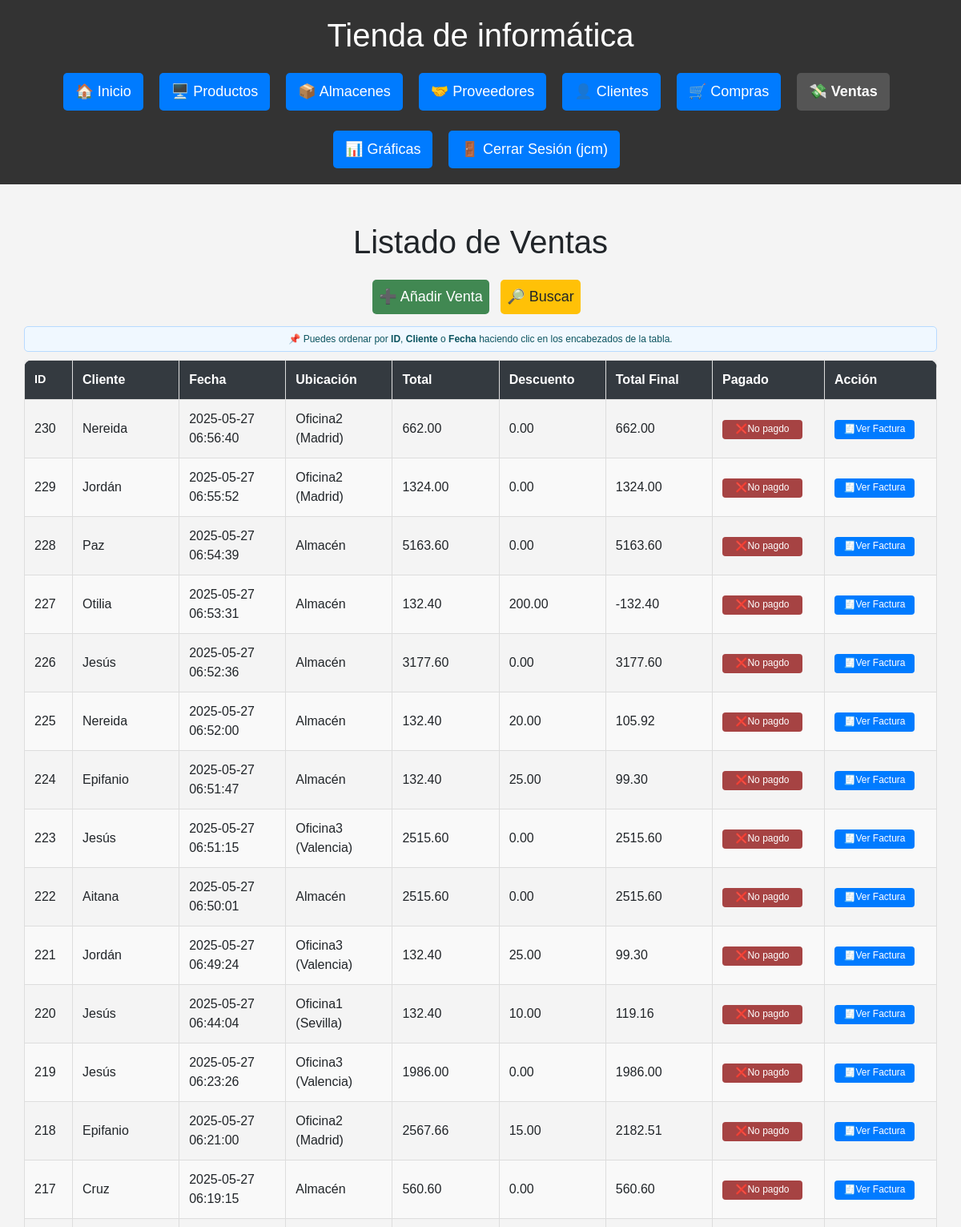
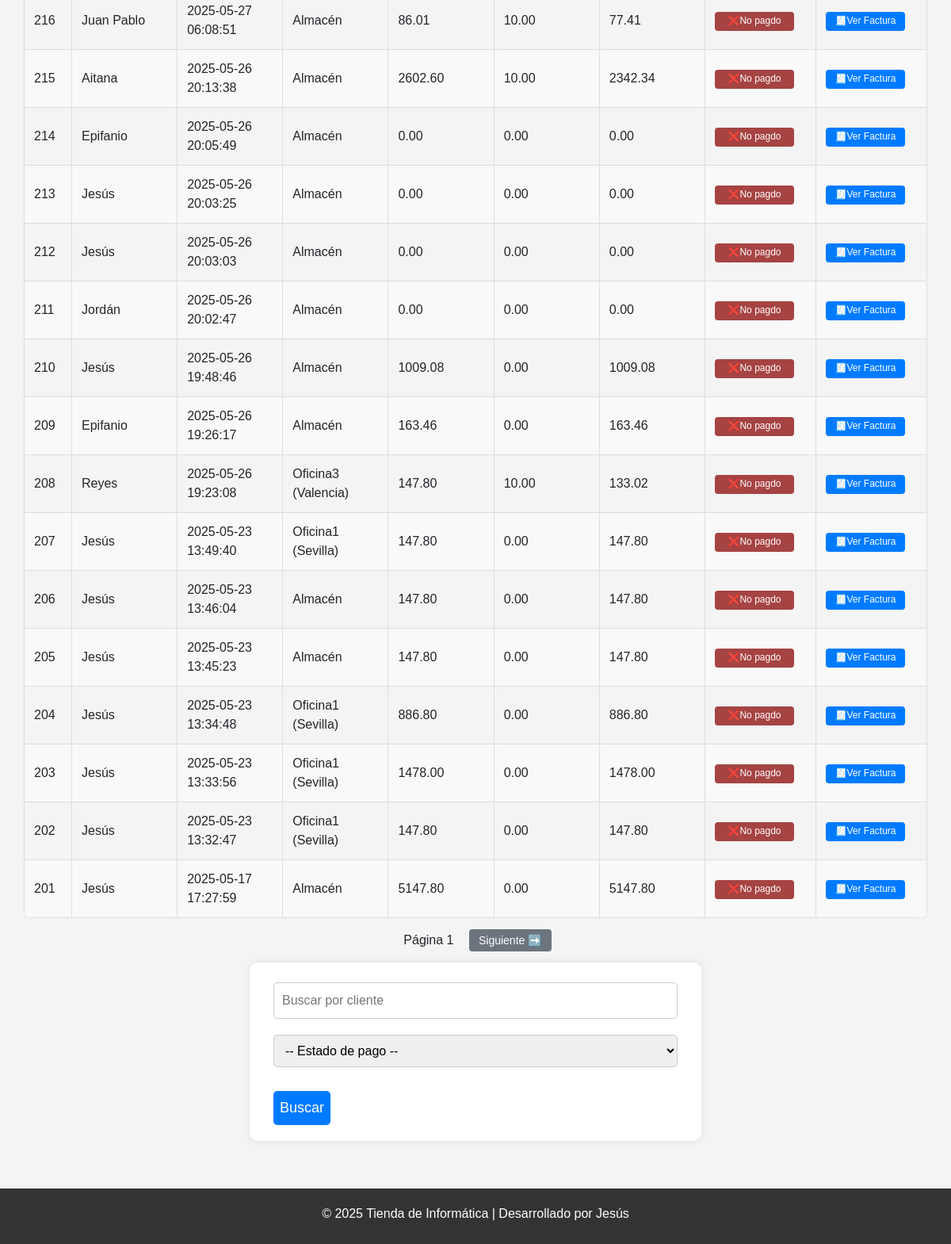
Page /ventas (signed in) on the earlier database version (2 pictures, top to bottom).
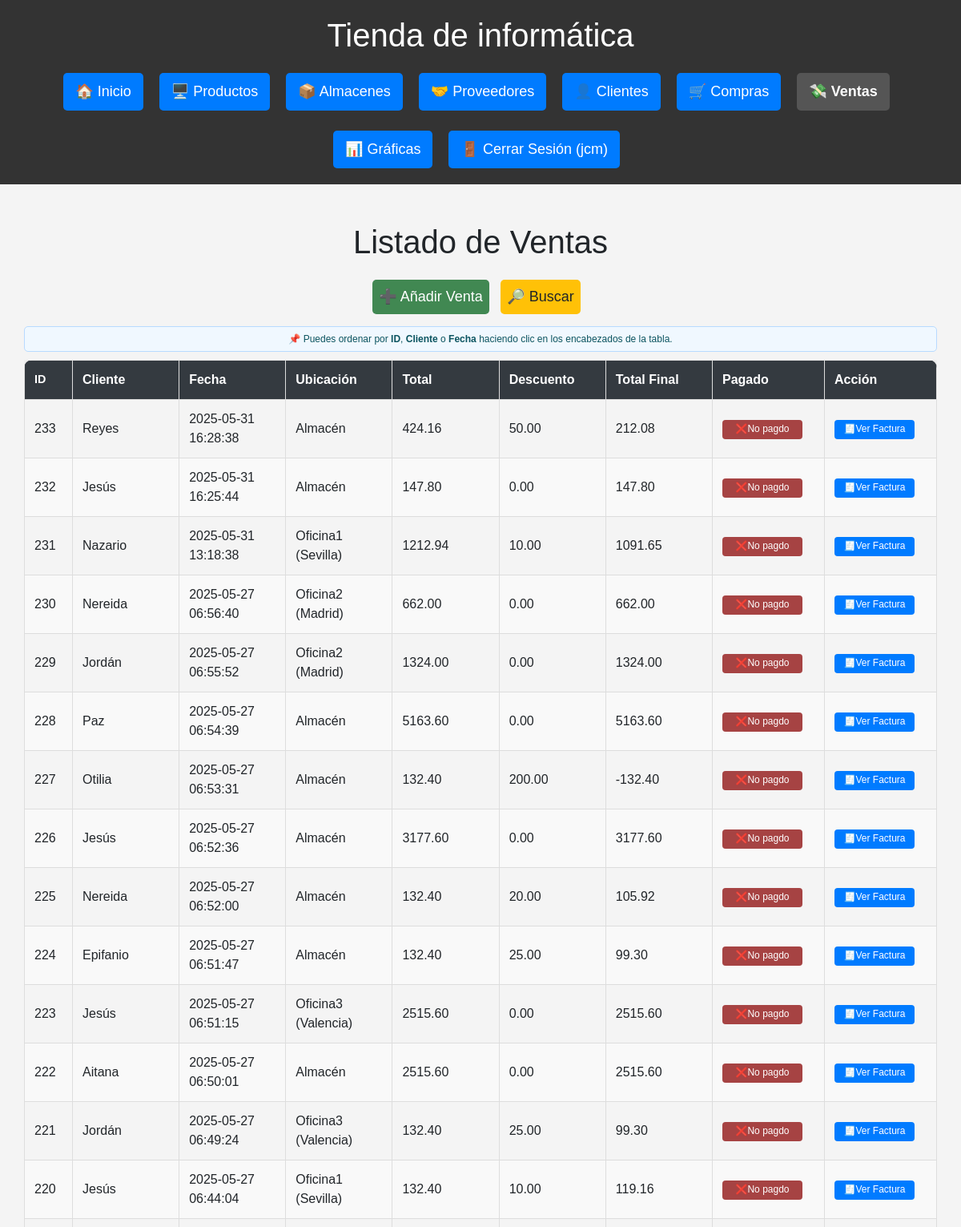
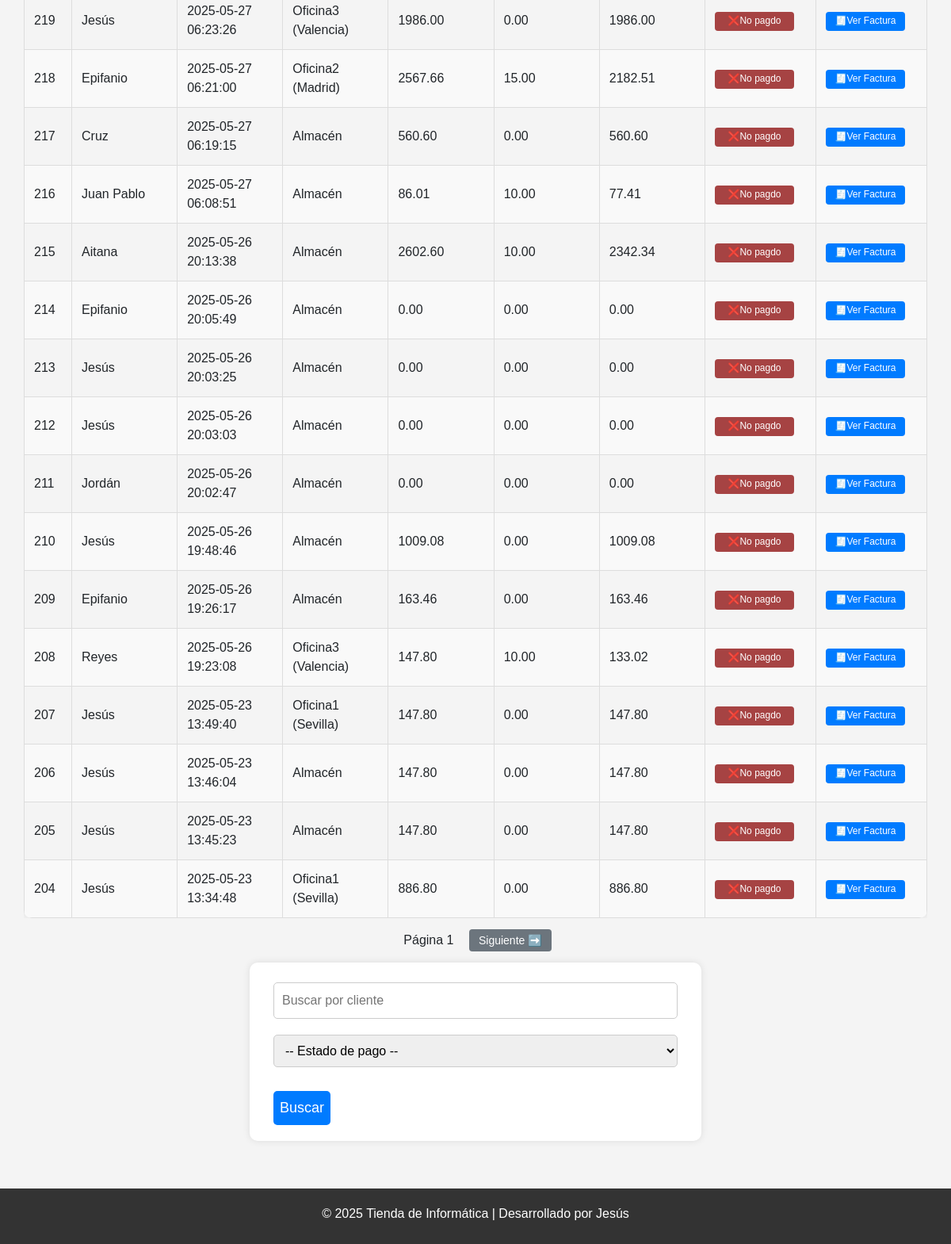
Same page on the later database version (2 pictures, top to bottom).
### db.py (models this page shows)
class Venta(Base):
    __tablename__ = "Venta"
    id = Column(Integer, primary_key=True)
    cliente_id = Column(Integer, ForeignKey("Cliente.id"), nullable=False)
    ubicacion_id = Column(Integer, ForeignKey("Ubicacion.id"))  # NUEVO
    fecha = Column(DateTime, default=func.now())
    total = Column(Numeric(10, 2), nullable=False)
    descuento = Column(Numeric(10, 2), default=Decimal('0.00'))
    total_final = Column(Numeric(10, 2), nullable=False)
    pagado = Column(Boolean, default=False)
    cliente = relationship("Cliente", back_populates="ventas")
    detalles = relationship("DetalleVenta", back_populates="venta")
    ubicacion = relationship("Ubicacion")  # NUEVO

class Cliente(Base):
    __tablename__ = "Cliente"
    id = Column(Integer, primary_key=True)
    nombre = Column(String(150), unique=True, nullable=False)
    contacto = Column(String(150))
    telefono = Column(String(20))
    email = Column(String(150), unique=True)
    dni = Column(String(20), unique=True, nullable=False)
    direccion = Column(String(200))
    ventas = relationship("Venta", back_populates="cliente")

class Ubicacion(Base):
    __tablename__ = "Ubicacion"
    id = Column(Integer, primary_key=True)
    nombre = Column(String(100), unique=True, nullable=False)

### routes/ventas.py (the view)
@ventas_bp.route("/ventas")
@login_required
def ventas():
    cliente = request.args.get("cliente")
    pagado = request.args.get("pagado")
    pagina = int(request.args.get("pagina", 1))
    orden = request.args.get("orden", "id")
    direccion = request.args.get("direccion", "desc")
    por_pagina = 30
    query = sesion.query(Venta).join(Cliente)
    if cliente:
        query = query.filter(Cliente.nombre.ilike(f"%{cliente}%"))
    if pagado in ["0", "1"]:
        query = query.filter(Venta.pagado == bool(int(pagado)))
    def aplicar_orden(campo):
        return campo.desc() if direccion == "desc" else campo.asc()
    if orden == "cliente":
        query = query.order_by(aplicar_orden(Cliente.nombre))
    elif orden == "fecha":
        query = query.order_by(aplicar_orden(Venta.fecha))
    else:
        query = query.order_by(aplicar_orden(Venta.id))
    total_ventas = query.count()
    ventas = query.offset((pagina - 1) * por_pagina).limit(por_pagina).all()
    hay_anterior = pagina > 1
    hay_siguiente = (pagina * por_pagina) < total_ventas
    return render_template("ventas/ventas.html",
        ventas=ventas,
        pagina=pagina,
        hay_anterior=hay_anterior,
        hay_siguiente=hay_siguiente,
        cliente=cliente,
        pagado=pagado,
        orden=orden,
        direccion=direccion
    )

### db.py (called while the page is built)
def login_required(f):
    @wraps(f)
    def decorated_function(*args, **kwargs):
        if 'usuario' not in session:
            flash('Por favor, inicie sesión para acceder a esta página.', 'error')
            return redirect(url_for('login'))
        return f(*args, **kwargs)
    return decorated_function

### templates/ventas/ventas.html (shortened to what this page needs)
{% extends "base.html" %}
{% block content %}
<div class="container mt-4">
    <h1>Listado de Ventas</h1>
    <a href="{{ url_for('ventas.nueva_venta') }}" class="btn btn-add">➕ Añadir Venta</a>
    <a href="#form-busqueda" class="btn btn-add btn-search">🔎 Buscar</a>
    <div class="alerta-orden">
      📌 Puedes ordenar por <strong>ID</strong>, <strong>Cliente</strong> o <strong>Fecha</strong> haciendo clic en los encabezados de la tabla.
    </div>
    <div class="tabla-responive">
        <table class="tabla-estilizada">
            {% set nueva_direccion = 'desc' if direccion == 'asc' else 'asc' %}
            <thead>
              <tr>
                <th class="col-id">
                  <a href="{{ url_for('ventas.ventas', orden='id', direccion=nueva_direccion, cliente=cliente, pagado=pagado, pagina=pagina) }}">ID</a>
                </th>
                <th>
                  <a href="{{ url_for('ventas.ventas', orden='cliente', direccion=nueva_direccion, cliente=cliente, pagado=pagado, pagina=pagina) }}">Cliente</a>
                </th>
                <th>
                  <a href="{{ url_for('ventas.ventas', orden='fecha', direccion=nueva_direccion, cliente=cliente, pagado=pagado, pagina=pagina) }}">Fecha</a>
                </th>
                <th>Ubicación</th>
                <th>Total</th>
                <th>Descuento</th>
                <th>Total Final</th>
                <th class="col-acciones">Pagado</th>
                <th class="col-acciones">Acción</th>
              </tr>
            </thead>
            <tbody>
                {% for venta in ventas %}
                <tr>
                    <td>{{ venta.id }}</td>
                    <td>{{ venta.cliente.nombre }}</td>
                    <td>{{ venta.fecha }}</td>
                    <td>{{ venta.ubicacion.nombre if venta.ubicacion else '—' }}</td>
                    <td>{{ venta.total }}</td>
                    <td>{{ venta.descuento }}</td>
                    <td>{{ venta.total_final }}</td>
                    <td>
                        {% if venta.pagado %}
                            <button onclick="cambiarEstadoPago({{ venta.id }}, false)" class="btn-edit btn-edit-pagado ">✅<span class="texto-btn">Pagado</button>
                        {% else %}
                            <button onclick="cambiarEstadoPago({{ venta.id }}, true)" class="btn-edit btn-edit-no_pagado">❌<span class="texto-btn">No pagdo</button>
                        {% endif %}
                    </td>
                    <td>
                        <a href="{{ url_for('ventas.ver_detalle_venta', venta_id=venta.id) }}" class="btn-edit">🧾<span class="texto-btn texto-btn-borrar">Ver </span><span class="texto-btn"> Factura</span></a>
                    </td>
                </tr>
                {% endfor %}
            </tbody>
        </table>
    </div>
    <div class="paginacion mt-3">
      <span style="margin: 0 10px;">Página {{ pagina }}</span>
      {% if hay_siguiente %}
        <a href="{{ url_for('ventas.ventas', pagina=pagina+1, cliente=cliente, pagado=pagado) }}" class="btn-pagina">Siguiente ➡️</a>
      {% endif %}
    </div>
    <form method="GET" action="{{ url_for('ventas.ventas') }}" class="mt-3" id="form-busqueda">
        <input type="text" name="cliente" placeholder="Buscar por cliente">
        <select name="pagado">
            <option value="">-- Estado de pago --</option>
        </select>
        <button type="submit">Buscar</button>
    </form>
</div>
{% endblock %}

Differences in the rows shown:
no longer on this page (row unchanged): Venta: id "203", cliente.nombre "Jesús", fecha "2025-05-23 13:33:56", ubicacion "Oficina1 (Sevilla)", total "1478.00", descuento "0.00", total_final "1478.00"
no longer on this page (row unchanged): Venta: id "202", cliente.nombre "Jesús", fecha "2025-05-23 13:32:47", ubicacion "Oficina1 (Sevilla)", total "147.80", descuento "0.00", total_final "147.80"
no longer on this page (row unchanged): Venta: id "201", cliente.nombre "Jesús", fecha "2025-05-17 17:27:59", ubicacion "Almacén", total "5147.80", descuento "0.00", total_final "5147.80"
added Venta: id "233", cliente.nombre "Reyes", fecha "2025-05-31 16:28:38", ubicacion "Almacén", total "424.16", descuento "50.00", total_final "212.08"
added Venta: id "232", cliente.nombre "Jesús", fecha "2025-05-31 16:25:44", ubicacion "Almacén", total "147.80", descuento "0.00", total_final "147.80"
added Venta: id "231", cliente.nombre "Nazario", fecha "2025-05-31 13:18:38", ubicacion "Oficina1 (Sevilla)", total "1212.94", descuento "10.00", total_final "1091.65"
